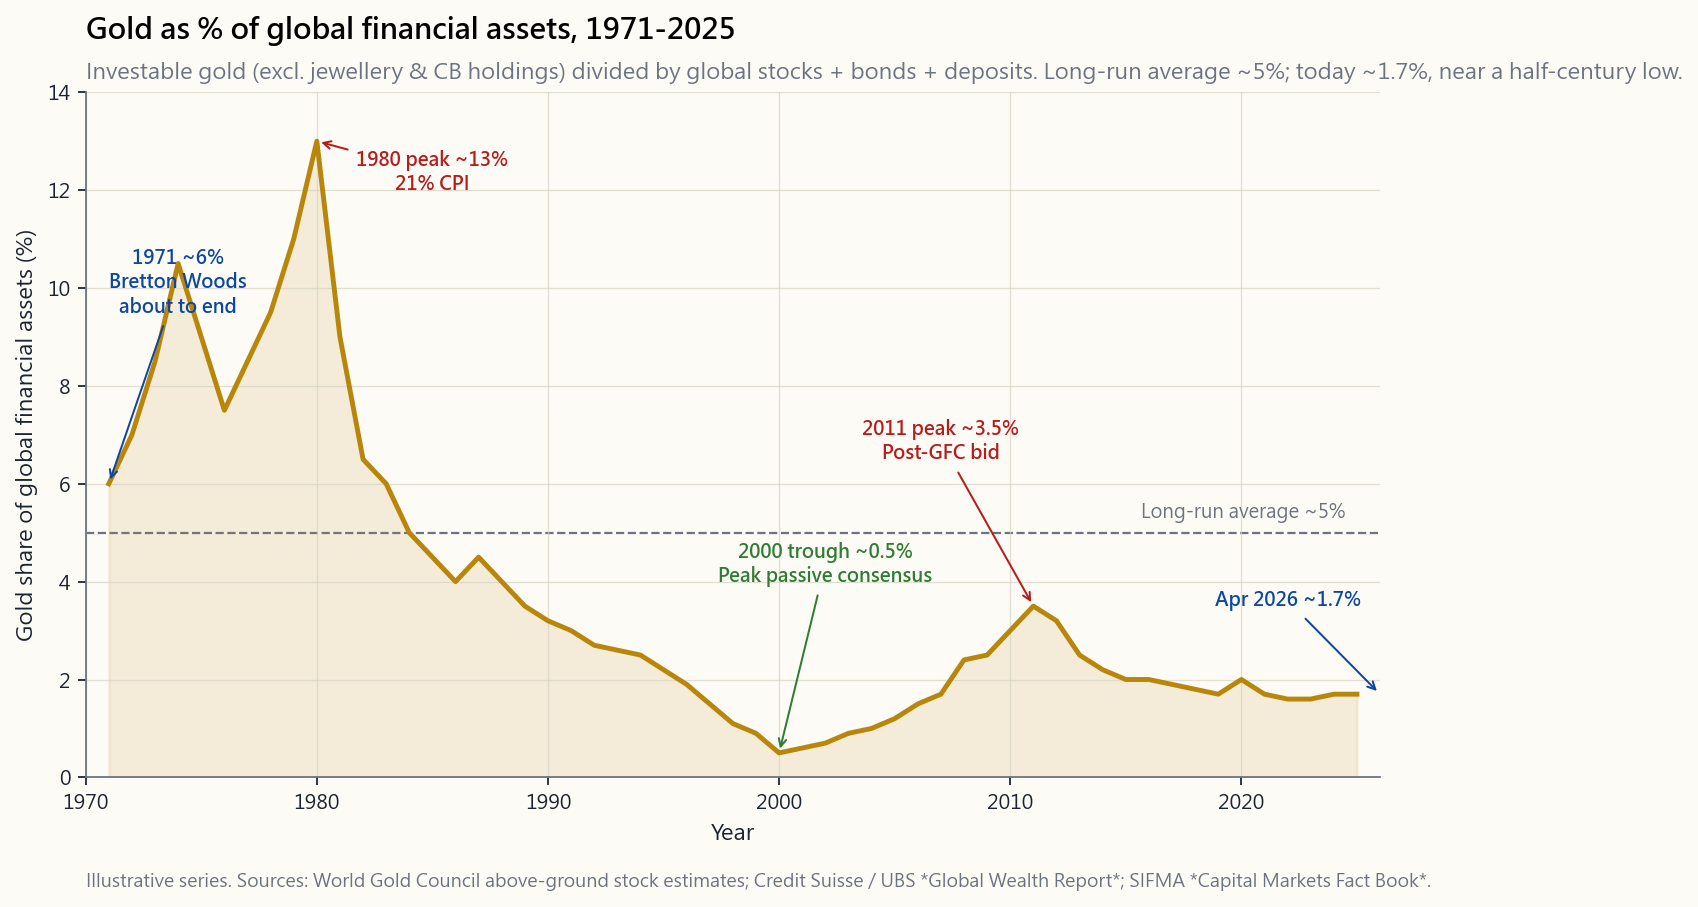

This chart was generated by the following Python code:
"""Week 6, §2.9 — Gold as % of global financial assets, 1971-2025.

Estimated share of investable gold (above-ground stocks excluding
jewellery and central-bank holdings, valued at LBMA PM fix) in total
global financial assets (equities + debt securities + deposits, by
broad SIFMA / Credit Suisse Global Wealth Report estimates).

This is an *illustrative derived series* — the inputs are public but
the ratio is not directly published as a single time series. It shows
the recurring pattern: gold's share collapses during long equity-bull
disinflations (1980-2000, 2009-2019) and snaps back in inflationary
or crisis windows.

Annotated extrema:
- 1971: ~6% (gold standard about to end)
- 1980 peak: ~13% (Volcker shock, 21% inflation)
- 2000 trough: ~0.5% (peak passive consensus)
- 2011 peak: ~3.5% (post-GFC bid)
- 2026 current: ~1.7% (long-term avg ~5%)

Sources: World Gold Council estimates of above-ground gold stocks;
Credit Suisse / UBS *Global Wealth Report* annual financial-assets
series; SIFMA *Capital Markets Fact Book*.

Run:
    uv run python course/image/week06_gold_ownership.py
"""

from __future__ import annotations

import sys
from pathlib import Path

import matplotlib.pyplot as plt
import pandas as pd

sys.path.insert(0, str(Path(__file__).resolve().parents[1]))

from scripts.chart_helpers import (  # noqa: E402
    PALETTE_LIGHT,
    render_for_all_locales,
    style_axes,
)

OUT_DIR = Path(__file__).parent
BASE = "week06_gold_ownership"

# Illustrative derived annual series — see module docstring for sources.
GOLD_PCT_FINASSETS = {
    1971:  6.0, 1972:  7.0, 1973:  8.5, 1974: 10.5, 1975:  9.0,
    1976:  7.5, 1977:  8.5, 1978:  9.5, 1979: 11.0, 1980: 13.0,
    1981:  9.0, 1982:  6.5, 1983:  6.0, 1984:  5.0, 1985:  4.5,
    1986:  4.0, 1987:  4.5, 1988:  4.0, 1989:  3.5, 1990:  3.2,
    1991:  3.0, 1992:  2.7, 1993:  2.6, 1994:  2.5, 1995:  2.2,
    1996:  1.9, 1997:  1.5, 1998:  1.1, 1999:  0.9, 2000:  0.5,
    2001:  0.6, 2002:  0.7, 2003:  0.9, 2004:  1.0, 2005:  1.2,
    2006:  1.5, 2007:  1.7, 2008:  2.4, 2009:  2.5, 2010:  3.0,
    2011:  3.5, 2012:  3.2, 2013:  2.5, 2014:  2.2, 2015:  2.0,
    2016:  2.0, 2017:  1.9, 2018:  1.8, 2019:  1.7, 2020:  2.0,
    2021:  1.7, 2022:  1.6, 2023:  1.6, 2024:  1.7, 2025:  1.7,
}

LANG_STRINGS = {
    "en": {
        "title":    "Gold as % of global financial assets, 1971-2025",
        "subtitle": "Investable gold (excl. jewellery & CB holdings) divided by global stocks + bonds + deposits. Long-run average ~5%; today ~1.7%, near a half-century low.",
        "xlabel":   "Year",
        "ylabel":   "Gold share of global financial assets (%)",
        "mean":     "Long-run average ~5%",
        "ann_1971": "1971 ~6%\nBretton Woods\nabout to end",
        "ann_1980": "1980 peak ~13%\n21% CPI",
        "ann_2000": "2000 trough ~0.5%\nPeak passive consensus",
        "ann_2011": "2011 peak ~3.5%\nPost-GFC bid",
        "ann_now":  "Apr 2026 ~1.7%",
        "footer":   "Illustrative series. Sources: World Gold Council above-ground stock estimates; Credit Suisse / UBS *Global Wealth Report*; SIFMA *Capital Markets Fact Book*.",
    },
    "hk": {
        "title":    "黃金佔全球金融資產比重,1971-2025",
        "subtitle": "可投資黃金(扣除首飾與央行)除以全球股票+債券+存款。長期平均約 5%;現時約 1.7%,接近半世紀低位。",
        "xlabel":   "年份",
        "ylabel":   "黃金佔全球金融資產(%)",
        "mean":     "長期均值約 5%",
        "ann_1971": "1971 約 6%\n布雷頓森林\n即將結束",
        "ann_1980": "1980 高峰約 13%\nCPI 21%",
        "ann_2000": "2000 低谷約 0.5%\n被動投資共識頂峰",
        "ann_2011": "2011 高峰約 3.5%\n金融海嘯後追入",
        "ann_now":  "2026 年 4 月 約 1.7%",
        "footer":   "僅供示意。資料來源:World Gold Council 地上黃金存量估算;Credit Suisse / UBS《Global Wealth Report》;SIFMA《Capital Markets Fact Book》。",
    },
    "tw": {
        "title":    "黃金佔全球金融資產比重,1971-2025",
        "subtitle": "可投資黃金(不含首飾與央行)除以全球股票+債券+存款。長期平均約 5%;目前約 1.7%,逼近半世紀低點。",
        "xlabel":   "年份",
        "ylabel":   "黃金佔全球金融資產(%)",
        "mean":     "長期均值約 5%",
        "ann_1971": "1971 約 6%\n布列敦森林\n即將結束",
        "ann_1980": "1980 高峰約 13%\nCPI 21%",
        "ann_2000": "2000 低谷約 0.5%\n被動投資共識頂峰",
        "ann_2011": "2011 高峰約 3.5%\n金融海嘯後買入",
        "ann_now":  "2026 年 4 月 約 1.7%",
        "footer":   "僅供示意。資料來源:World Gold Council 地上黃金存量估算;Credit Suisse / UBS《Global Wealth Report》;SIFMA《Capital Markets Fact Book》。",
    },
    "cn": {
        "title":    "黄金占全球金融资产比重,1971-2025",
        "subtitle": "可投资黄金(不含首饰与央行)除以全球股票+债券+存款。长期平均约 5%;当前约 1.7%,接近半世纪低位。",
        "xlabel":   "年份",
        "ylabel":   "黄金占全球金融资产(%)",
        "mean":     "长期均值约 5%",
        "ann_1971": "1971 约 6%\n布雷顿森林\n即将结束",
        "ann_1980": "1980 高峰约 13%\nCPI 21%",
        "ann_2000": "2000 低谷约 0.5%\n被动投资共识顶峰",
        "ann_2011": "2011 高峰约 3.5%\n金融危机后买入",
        "ann_now":  "2026 年 4 月 约 1.7%",
        "footer":   "仅供示意。数据来源:World Gold Council 地上黄金存量估算;Credit Suisse / UBS《Global Wealth Report》;SIFMA《Capital Markets Fact Book》。",
    },
}


def build_fig(s):
    s = {k: (v.replace("$", r"\$") if isinstance(v, str) else v) for k, v in s.items()}
    p = PALETTE_LIGHT

    yrs = sorted(GOLD_PCT_FINASSETS)
    pct = pd.Series([GOLD_PCT_FINASSETS[y] for y in yrs], index=yrs, dtype=float)

    fig, ax = plt.subplots(figsize=(10.6, 5.8))
    style_axes(ax, p)

    ax.axhline(5.0, color=p["muted"], linewidth=1.0, linestyle="--", zorder=1)
    ax.text(yrs[-1] - 0.5, 5.3, s["mean"], ha="right", fontsize=8.5,
            color=p["muted"])

    ax.plot(yrs, pct.values, color=p["accent"], linewidth=2.2)
    ax.fill_between(yrs, 0, pct.values, color=p["accent"], alpha=0.12)

    ann_points = [
        (1971, pct.loc[1971], s["ann_1971"], (1974, 9.5), p["blue"]),
        (1980, pct.loc[1980], s["ann_1980"], (1985, 12.0), p["red"]),
        (2000, pct.loc[2000], s["ann_2000"], (2002, 4.0), p["green"]),
        (2011, pct.loc[2011], s["ann_2011"], (2007, 6.5), p["red"]),
        (2026, pct.iloc[-1], s["ann_now"], (2022, 3.5), p["blue"]),
    ]
    for x, y, txt, xytext, color in ann_points:
        ax.annotate(txt, xy=(x, y), xytext=xytext,
                    ha="center", fontsize=8.5, color=color, fontweight="bold",
                    arrowprops=dict(arrowstyle="->", color=color, lw=0.9))

    ax.set_xlabel(s["xlabel"])
    ax.set_ylabel(s["ylabel"])
    ax.set_xlim(yrs[0] - 1, yrs[-1] + 1)
    ax.set_ylim(0, 14)
    ax.set_title(s["title"], fontsize=13, fontweight="bold", loc="left", pad=24)
    ax.text(0, 1.02, s["subtitle"], transform=ax.transAxes,
            fontsize=10, color=p["muted"])
    ax.text(0, -0.16, s["footer"], transform=ax.transAxes,
            fontsize=8.2, color=p["muted"])

    fig.tight_layout()
    return fig


if __name__ == "__main__":
    paths = render_for_all_locales(BASE, OUT_DIR, build_fig, LANG_STRINGS)
    for pth in paths:
        print(f"wrote {pth}")
